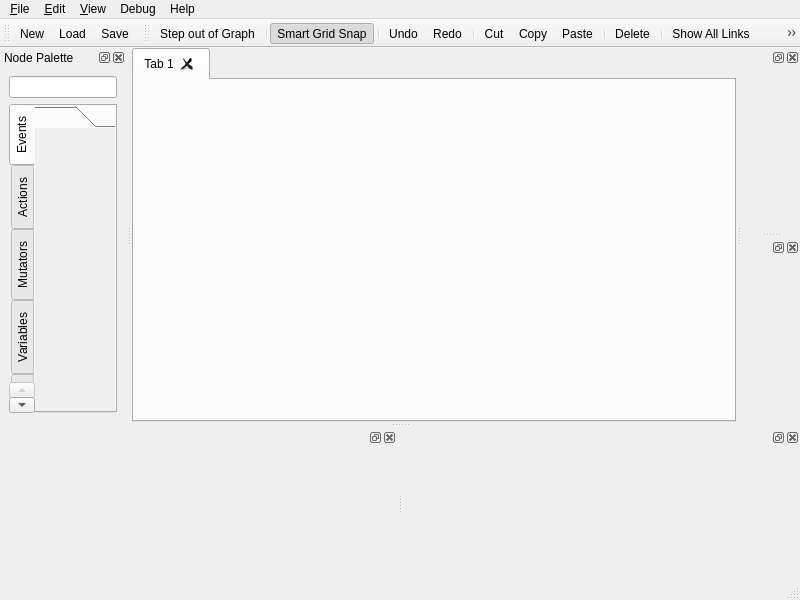
<?xml version="1.0" encoding="UTF-8"?>
<ui version="4.0">
 <class>DirectorEditor</class>
 <widget class="QMainWindow" name="DirectorEditor">
  <property name="geometry">
   <rect>
    <x>0</x>
    <y>0</y>
    <width>800</width>
    <height>600</height>
   </rect>
  </property>
  <property name="windowTitle">
   <string>No Director Graph Loaded</string>
  </property>
  <property name="animated">
   <bool>true</bool>
  </property>
  <property name="documentMode">
   <bool>false</bool>
  </property>
  <property name="dockNestingEnabled">
   <bool>false</bool>
  </property>
  <property name="dockOptions">
   <set>QMainWindow::AllowTabbedDocks|QMainWindow::AnimatedDocks|QMainWindow::VerticalTabs</set>
  </property>
  <widget class="QWidget" name="centralwidget">
   <layout class="QGridLayout" name="gridLayout_9">
    <property name="margin">
     <number>0</number>
    </property>
    <property name="spacing">
     <number>0</number>
    </property>
    <item row="0" column="0">
     <widget class="dtDirector::GraphTabs" name="graphTab">
      <property name="sizePolicy">
       <sizepolicy hsizetype="Expanding" vsizetype="Expanding">
        <horstretch>1</horstretch>
        <verstretch>0</verstretch>
       </sizepolicy>
      </property>
      <property name="tabsClosable">
       <bool>true</bool>
      </property>
      <property name="movable">
       <bool>true</bool>
      </property>
      <widget class="QWidget" name="tab">
       <attribute name="title">
        <string>Tab 1</string>
       </attribute>
      </widget>
     </widget>
    </item>
   </layout>
  </widget>
  <widget class="QMenuBar" name="menubar">
   <property name="geometry">
    <rect>
     <x>0</x>
     <y>0</y>
     <width>800</width>
     <height>21</height>
    </rect>
   </property>
   <widget class="QMenu" name="menuFile">
    <property name="title">
     <string>&amp;File</string>
    </property>
    <widget class="QMenu" name="menuRecent_Files">
     <property name="title">
      <string>Recent Files</string>
     </property>
     <addaction name="actionNone"/>
    </widget>
    <addaction name="action_New"/>
    <addaction name="action_Load"/>
    <addaction name="action_Save"/>
    <addaction name="action_Save_as"/>
    <addaction name="separator"/>
    <addaction name="menuRecent_Files"/>
    <addaction name="separator"/>
    <addaction name="action_Exit"/>
   </widget>
   <widget class="QMenu" name="menu_Edit">
    <property name="title">
     <string>&amp;Edit</string>
    </property>
    <addaction name="action_Step_Out_Of_Graph"/>
    <addaction name="separator"/>
    <addaction name="action_Smart_Grid_snap"/>
    <addaction name="separator"/>
    <addaction name="action_Undo"/>
    <addaction name="action_Redo"/>
    <addaction name="separator"/>
    <addaction name="action_Cut"/>
    <addaction name="action_Copy"/>
    <addaction name="action_Paste"/>
    <addaction name="actionPaste_with_Links"/>
    <addaction name="separator"/>
    <addaction name="action_Delete"/>
    <addaction name="separator"/>
    <addaction name="action_Manage_Plugins"/>
    <addaction name="action_Manage_Libraries"/>
    <addaction name="action_Manage_Imported_Scripts"/>
   </widget>
   <widget class="QMenu" name="menu_View">
    <property name="title">
     <string>&amp;View</string>
    </property>
    <addaction name="action_Node_Palette"/>
    <addaction name="action_Search_Browser"/>
    <addaction name="action_Property_Editor"/>
    <addaction name="action_Graph_Browser"/>
    <addaction name="action_Thread_Browser"/>
    <addaction name="separator"/>
    <addaction name="action_Show_Links"/>
    <addaction name="action_Hide_Links"/>
    <addaction name="separator"/>
    <addaction name="action_Refresh"/>
   </widget>
   <widget class="QMenu" name="menuHelp">
    <property name="title">
     <string>Help</string>
    </property>
    <addaction name="actionDirector_Help"/>
   </widget>
   <widget class="QMenu" name="menuDebug">
    <property name="enabled">
     <bool>true</bool>
    </property>
    <property name="title">
     <string>Debug</string>
    </property>
    <addaction name="actionPause"/>
    <addaction name="actionContinue"/>
    <addaction name="actionStep_Next"/>
    <addaction name="separator"/>
    <addaction name="actionToggle_Break_Point"/>
   </widget>
   <addaction name="menuFile"/>
   <addaction name="menu_Edit"/>
   <addaction name="menu_View"/>
   <addaction name="menuDebug"/>
   <addaction name="menuHelp"/>
  </widget>
  <widget class="QStatusBar" name="statusbar"/>
  <widget class="QToolBar" name="FileToolbar">
   <property name="windowTitle">
    <string>File Toolbar</string>
   </property>
   <attribute name="toolBarArea">
    <enum>TopToolBarArea</enum>
   </attribute>
   <attribute name="toolBarBreak">
    <bool>false</bool>
   </attribute>
   <addaction name="action_New"/>
   <addaction name="action_Load"/>
   <addaction name="action_Save"/>
  </widget>
  <widget class="QToolBar" name="EditToolbar">
   <property name="windowTitle">
    <string>Edit Toolbar</string>
   </property>
   <attribute name="toolBarArea">
    <enum>TopToolBarArea</enum>
   </attribute>
   <attribute name="toolBarBreak">
    <bool>false</bool>
   </attribute>
   <addaction name="action_Step_Out_Of_Graph"/>
   <addaction name="separator"/>
   <addaction name="action_Smart_Grid_snap"/>
   <addaction name="separator"/>
   <addaction name="action_Undo"/>
   <addaction name="action_Redo"/>
   <addaction name="separator"/>
   <addaction name="action_Cut"/>
   <addaction name="action_Copy"/>
   <addaction name="action_Paste"/>
   <addaction name="separator"/>
   <addaction name="action_Delete"/>
   <addaction name="separator"/>
   <addaction name="action_Show_Links"/>
   <addaction name="action_Hide_Links"/>
   <addaction name="separator"/>
   <addaction name="action_Refresh"/>
   <addaction name="separator"/>
   <addaction name="actionPause"/>
   <addaction name="actionContinue"/>
   <addaction name="actionStep_Next"/>
   <addaction name="actionToggle_Break_Point"/>
  </widget>
  <widget class="dtDirector::PropertyEditor" name="propertyEditor">
   <property name="minimumSize">
    <size>
     <width>80</width>
     <height>150</height>
    </size>
   </property>
   <property name="features">
    <set>QDockWidget::AllDockWidgetFeatures</set>
   </property>
   <property name="allowedAreas">
    <set>Qt::AllDockWidgetAreas</set>
   </property>
   <attribute name="dockWidgetArea">
    <number>8</number>
   </attribute>
  </widget>
  <widget class="dtDirector::GraphBrowser" name="graphBrowser">
   <property name="minimumSize">
    <size>
     <width>80</width>
     <height>150</height>
    </size>
   </property>
   <property name="features">
    <set>QDockWidget::AllDockWidgetFeatures</set>
   </property>
   <attribute name="dockWidgetArea">
    <number>8</number>
   </attribute>
  </widget>
  <widget class="dtDirector::SearchBrowser" name="searchBrowser">
   <attribute name="dockWidgetArea">
    <number>2</number>
   </attribute>
  </widget>
  <widget class="dtDirector::ThreadBrowser" name="threadBrowser">
   <attribute name="dockWidgetArea">
    <number>2</number>
   </attribute>
  </widget>
  <widget class="QDockWidget" name="nodePalette">
   <property name="features">
    <set>QDockWidget::AllDockWidgetFeatures</set>
   </property>
   <property name="windowTitle">
    <string>Node Palette</string>
   </property>
   <attribute name="dockWidgetArea">
    <number>1</number>
   </attribute>
   <widget class="QWidget" name="dockWidgetContents">
    <layout class="QGridLayout" name="gridLayout">
     <item row="0" column="0" colspan="2">
      <widget class="QLineEdit" name="nodeSearchEdit">
       <property name="enabled">
        <bool>true</bool>
       </property>
      </widget>
     </item>
     <item row="1" column="0" colspan="2">
      <widget class="QTabWidget" name="nodeTabs">
       <property name="sizePolicy">
        <sizepolicy hsizetype="Expanding" vsizetype="Expanding">
         <horstretch>0</horstretch>
         <verstretch>0</verstretch>
        </sizepolicy>
       </property>
       <property name="autoFillBackground">
        <bool>false</bool>
       </property>
       <property name="tabPosition">
        <enum>QTabWidget::West</enum>
       </property>
       <property name="currentIndex">
        <number>0</number>
       </property>
       <property name="movable">
        <bool>false</bool>
       </property>
       <widget class="QWidget" name="eventNodeTab">
        <attribute name="title">
         <string>Events</string>
        </attribute>
        <layout class="QGridLayout" name="gridLayout_2">
         <property name="margin">
          <number>0</number>
         </property>
         <item row="0" column="0">
          <widget class="dtDirector::NodeTabs" name="eventNodeTabWidget">
           <property name="autoFillBackground">
            <bool>false</bool>
           </property>
           <property name="tabSpacing">
            <number>0</number>
           </property>
           <widget class="QWidget" name="eventNodeTabWidgetPage1">
            <property name="geometry">
             <rect>
              <x>0</x>
              <y>0</y>
              <width>107</width>
              <height>278</height>
             </rect>
            </property>
            <attribute name="label">
             <string/>
            </attribute>
           </widget>
          </widget>
         </item>
        </layout>
       </widget>
       <widget class="QWidget" name="actionNodeTab">
        <attribute name="title">
         <string>Actions</string>
        </attribute>
        <layout class="QGridLayout" name="gridLayout_3">
         <property name="margin">
          <number>0</number>
         </property>
         <item row="0" column="0">
          <widget class="dtDirector::NodeTabs" name="actionNodeTabWidget">
           <property name="tabSpacing">
            <number>0</number>
           </property>
           <widget class="QWidget" name="actionNodeTabWidgetPage1">
            <property name="geometry">
             <rect>
              <x>0</x>
              <y>0</y>
              <width>98</width>
              <height>28</height>
             </rect>
            </property>
            <attribute name="label">
             <string/>
            </attribute>
           </widget>
          </widget>
         </item>
        </layout>
       </widget>
       <widget class="QWidget" name="mutatorNodeTab">
        <attribute name="title">
         <string>Mutators</string>
        </attribute>
        <layout class="QGridLayout" name="gridLayout_8">
         <property name="margin">
          <number>0</number>
         </property>
         <item row="0" column="0">
          <widget class="dtDirector::NodeTabs" name="mutatorNodeTabWidget">
           <property name="currentIndex">
            <number>0</number>
           </property>
           <property name="tabSpacing">
            <number>0</number>
           </property>
           <widget class="QWidget" name="mutatorNodeTabWidgetPage1">
            <property name="geometry">
             <rect>
              <x>0</x>
              <y>0</y>
              <width>98</width>
              <height>28</height>
             </rect>
            </property>
            <attribute name="label">
             <string/>
            </attribute>
           </widget>
          </widget>
         </item>
        </layout>
       </widget>
       <widget class="QWidget" name="variableNodeTab">
        <attribute name="title">
         <string>Variables</string>
        </attribute>
        <layout class="QGridLayout" name="gridLayout_4">
         <property name="margin">
          <number>0</number>
         </property>
         <item row="0" column="0">
          <widget class="dtDirector::NodeTabs" name="variableNodeTabWidget">
           <property name="tabSpacing">
            <number>0</number>
           </property>
           <widget class="QWidget" name="variableNodeTabWidgetPage1">
            <property name="geometry">
             <rect>
              <x>0</x>
              <y>0</y>
              <width>98</width>
              <height>28</height>
             </rect>
            </property>
            <attribute name="label">
             <string/>
            </attribute>
           </widget>
          </widget>
         </item>
        </layout>
       </widget>
       <widget class="QWidget" name="macroNodeTab">
        <attribute name="title">
         <string>Macros</string>
        </attribute>
        <layout class="QGridLayout" name="gridLayout_5">
         <property name="margin">
          <number>0</number>
         </property>
         <item row="0" column="0">
          <widget class="dtDirector::NodeTabs" name="macroNodeTabWidget">
           <property name="tabSpacing">
            <number>0</number>
           </property>
           <widget class="QWidget" name="macroNodeTabWidgetPage1">
            <property name="geometry">
             <rect>
              <x>0</x>
              <y>0</y>
              <width>98</width>
              <height>28</height>
             </rect>
            </property>
            <attribute name="label">
             <string/>
            </attribute>
           </widget>
          </widget>
         </item>
        </layout>
       </widget>
       <widget class="QWidget" name="linkNodeTab">
        <attribute name="title">
         <string>Links</string>
        </attribute>
        <layout class="QGridLayout" name="gridLayout_6">
         <property name="margin">
          <number>0</number>
         </property>
         <item row="0" column="0">
          <widget class="dtDirector::NodeTabs" name="linkNodeTabWidget">
           <property name="tabSpacing">
            <number>0</number>
           </property>
           <widget class="QWidget" name="linkNodeTabWidgetPage1">
            <property name="geometry">
             <rect>
              <x>0</x>
              <y>0</y>
              <width>98</width>
              <height>28</height>
             </rect>
            </property>
            <attribute name="label">
             <string/>
            </attribute>
           </widget>
          </widget>
         </item>
        </layout>
       </widget>
       <widget class="QWidget" name="miscNodeTab">
        <attribute name="title">
         <string>Misc</string>
        </attribute>
        <layout class="QGridLayout" name="gridLayout_7">
         <property name="margin">
          <number>0</number>
         </property>
         <item row="0" column="0">
          <widget class="dtDirector::NodeTabs" name="miscNodeTabWidget">
           <property name="tabSpacing">
            <number>0</number>
           </property>
           <widget class="QWidget" name="miscNodeTabWidgetPage1">
            <property name="geometry">
             <rect>
              <x>0</x>
              <y>0</y>
              <width>98</width>
              <height>28</height>
             </rect>
            </property>
            <attribute name="label">
             <string/>
            </attribute>
           </widget>
          </widget>
         </item>
        </layout>
       </widget>
       <widget class="QWidget" name="referenceNodeTabs">
        <attribute name="title">
         <string>References</string>
        </attribute>
        <layout class="QGridLayout" name="gridLayout_11">
         <property name="margin">
          <number>0</number>
         </property>
         <property name="spacing">
          <number>0</number>
         </property>
         <item row="0" column="0">
          <widget class="dtDirector::NodeTabs" name="referenceNodeTabWidget">
           <property name="currentIndex">
            <number>0</number>
           </property>
           <property name="tabSpacing">
            <number>0</number>
           </property>
           <widget class="QWidget" name="referenceNodeTabWidgetPage1">
            <property name="geometry">
             <rect>
              <x>0</x>
              <y>0</y>
              <width>98</width>
              <height>28</height>
             </rect>
            </property>
            <attribute name="label">
             <string/>
            </attribute>
           </widget>
          </widget>
         </item>
        </layout>
       </widget>
       <widget class="QWidget" name="searchNodeTab">
        <attribute name="title">
         <string>Search</string>
        </attribute>
        <layout class="QGridLayout" name="gridLayout_10">
         <property name="margin">
          <number>0</number>
         </property>
         <item row="0" column="0">
          <widget class="dtDirector::NodeTabs" name="searchNodeTabWidget">
           <property name="enabled">
            <bool>true</bool>
           </property>
           <property name="sizePolicy">
            <sizepolicy hsizetype="Expanding" vsizetype="Expanding">
             <horstretch>0</horstretch>
             <verstretch>0</verstretch>
            </sizepolicy>
           </property>
           <property name="tabSpacing">
            <number>0</number>
           </property>
           <widget class="QWidget" name="searchNodeTabWidgetPage1">
            <property name="geometry">
             <rect>
              <x>0</x>
              <y>0</y>
              <width>98</width>
              <height>28</height>
             </rect>
            </property>
            <attribute name="label">
             <string/>
            </attribute>
           </widget>
          </widget>
         </item>
        </layout>
       </widget>
      </widget>
     </item>
    </layout>
   </widget>
  </widget>
  <action name="action_New">
   <property name="icon">
    <iconset resource="../../src/dtDirectorQt/directorqt.qrc">
     <normaloff>:/icons/new.png</normaloff>:/icons/new.png</iconset>
   </property>
   <property name="text">
    <string>&amp;New</string>
   </property>
   <property name="toolTip">
    <string>Begins a new Director script (Ctrl+N).</string>
   </property>
   <property name="shortcut">
    <string>Ctrl+N</string>
   </property>
  </action>
  <action name="action_Load">
   <property name="icon">
    <iconset resource="../../src/dtDirectorQt/directorqt.qrc">
     <normaloff>:/icons/open.png</normaloff>:/icons/open.png</iconset>
   </property>
   <property name="text">
    <string>&amp;Load</string>
   </property>
   <property name="toolTip">
    <string>Loads a Director script from a file (Ctrl+L).</string>
   </property>
   <property name="shortcut">
    <string>Ctrl+L</string>
   </property>
  </action>
  <action name="action_Save">
   <property name="icon">
    <iconset resource="../../src/dtDirectorQt/directorqt.qrc">
     <normaloff>:/icons/save.png</normaloff>:/icons/save.png</iconset>
   </property>
   <property name="text">
    <string>&amp;Save</string>
   </property>
   <property name="toolTip">
    <string>Saves the current Director script (Ctrl+S).</string>
   </property>
   <property name="shortcut">
    <string>Ctrl+S</string>
   </property>
  </action>
  <action name="action_Save_as">
   <property name="icon">
    <iconset resource="../../src/dtDirectorQt/directorqt.qrc">
     <normaloff>:/icons/save.png</normaloff>:/icons/save.png</iconset>
   </property>
   <property name="text">
    <string>&amp;Save as...</string>
   </property>
   <property name="toolTip">
    <string>Saves the current Director script.</string>
   </property>
  </action>
  <action name="action_Step_Out_Of_Graph">
   <property name="icon">
    <iconset resource="../../src/dtDirectorQt/directorqt.qrc">
     <normaloff>:/icons/parent.png</normaloff>:/icons/parent.png</iconset>
   </property>
   <property name="text">
    <string>Step &amp;out of Graph</string>
   </property>
   <property name="toolTip">
    <string>Returns to the parent graph (Ctrl+Shift+U).</string>
   </property>
   <property name="shortcut">
    <string>Ctrl+Shift+U</string>
   </property>
  </action>
  <action name="action_Smart_Grid_snap">
   <property name="checkable">
    <bool>true</bool>
   </property>
   <property name="checked">
    <bool>true</bool>
   </property>
   <property name="icon">
    <iconset resource="../../src/dtDirectorQt/directorqt.qrc">
     <normaloff>:/icons/snapgrid.png</normaloff>:/icons/snapgrid.png</iconset>
   </property>
   <property name="text">
    <string>Smart &amp;Grid Snap</string>
   </property>
   <property name="toolTip">
    <string>Snaps nodes to a smart grid determined by the placement of other nodes (Ctrl+G).</string>
   </property>
   <property name="shortcut">
    <string>Ctrl+G</string>
   </property>
  </action>
  <action name="action_Undo">
   <property name="icon">
    <iconset resource="../../src/dtDirectorQt/directorqt.qrc">
     <normaloff>:/icons/undo.png</normaloff>:/icons/undo.png</iconset>
   </property>
   <property name="text">
    <string>&amp;Undo</string>
   </property>
   <property name="toolTip">
    <string>Reverts to your last action (Ctrl+Z).</string>
   </property>
   <property name="shortcut">
    <string>Ctrl+Z</string>
   </property>
  </action>
  <action name="action_Redo">
   <property name="icon">
    <iconset resource="../../src/dtDirectorQt/directorqt.qrc">
     <normaloff>:/icons/redo.png</normaloff>:/icons/redo.png</iconset>
   </property>
   <property name="text">
    <string>&amp;Redo</string>
   </property>
   <property name="toolTip">
    <string>Reverts your last undo action (Ctrl+Y).</string>
   </property>
   <property name="shortcut">
    <string>Ctrl+Y</string>
   </property>
  </action>
  <action name="action_Delete">
   <property name="icon">
    <iconset resource="../../src/dtDirectorQt/directorqt.qrc">
     <normaloff>:/icons/delete.png</normaloff>:/icons/delete.png</iconset>
   </property>
   <property name="text">
    <string>&amp;Delete</string>
   </property>
   <property name="toolTip">
    <string>Reverts your last undo action (Delete).</string>
   </property>
   <property name="shortcut">
    <string>Del</string>
   </property>
  </action>
  <action name="action_Cut">
   <property name="icon">
    <iconset resource="../../src/dtDirectorQt/directorqt.qrc">
     <normaloff>:/icons/cut.png</normaloff>:/icons/cut.png</iconset>
   </property>
   <property name="text">
    <string>&amp;Cut</string>
   </property>
   <property name="toolTip">
    <string>Cuts the currently selected nodes to the clipboard (Ctrl+X).</string>
   </property>
   <property name="shortcut">
    <string>Ctrl+X</string>
   </property>
  </action>
  <action name="action_Copy">
   <property name="icon">
    <iconset resource="../../src/dtDirectorQt/directorqt.qrc">
     <normaloff>:/icons/duplicate.png</normaloff>:/icons/duplicate.png</iconset>
   </property>
   <property name="text">
    <string>&amp;Copy</string>
   </property>
   <property name="toolTip">
    <string>Copies the currently selected nodes to the clipboard (Ctrl+C).</string>
   </property>
   <property name="shortcut">
    <string>Ctrl+C</string>
   </property>
  </action>
  <action name="action_Paste">
   <property name="icon">
    <iconset resource="../../src/dtDirectorQt/directorqt.qrc">
     <normaloff>:/icons/paste.png</normaloff>:/icons/paste.png</iconset>
   </property>
   <property name="text">
    <string>&amp;Paste</string>
   </property>
   <property name="toolTip">
    <string>Pastes the nodes saved in the clipboard to the current graph (Ctrl+V).</string>
   </property>
   <property name="shortcut">
    <string>Ctrl+V</string>
   </property>
  </action>
  <action name="action_Manage_Libraries">
   <property name="text">
    <string>&amp;Manage Libraries...</string>
   </property>
   <property name="toolTip">
    <string>Manages the Node Libraries for the script.</string>
   </property>
  </action>
  <action name="action_Property_Editor">
   <property name="checkable">
    <bool>true</bool>
   </property>
   <property name="checked">
    <bool>true</bool>
   </property>
   <property name="text">
    <string>&amp;Property Editor</string>
   </property>
   <property name="toolTip">
    <string>Shows the Property Editor (Ctrl+P).</string>
   </property>
   <property name="shortcut">
    <string>Ctrl+P</string>
   </property>
  </action>
  <action name="action_Graph_Browser">
   <property name="checkable">
    <bool>true</bool>
   </property>
   <property name="checked">
    <bool>true</bool>
   </property>
   <property name="text">
    <string>&amp;Macro Browser</string>
   </property>
   <property name="toolTip">
    <string>Shows the Graph Browser (Ctrl+B).</string>
   </property>
   <property name="shortcut">
    <string>Ctrl+B</string>
   </property>
  </action>
  <action name="action_Show_Links">
   <property name="icon">
    <iconset resource="../../src/dtDirectorQt/directorqt.qrc">
     <normaloff>:/icons/showlinks.png</normaloff>:/icons/showlinks.png</iconset>
   </property>
   <property name="text">
    <string>&amp;Show All Links</string>
   </property>
   <property name="toolTip">
    <string>Shows all hidden links on selected nodes (Ctrl+U).</string>
   </property>
   <property name="shortcut">
    <string>Ctrl+U</string>
   </property>
  </action>
  <action name="action_Hide_Links">
   <property name="icon">
    <iconset resource="../../src/dtDirectorQt/directorqt.qrc">
     <normaloff>:/icons/hidelinks.png</normaloff>:/icons/hidelinks.png</iconset>
   </property>
   <property name="text">
    <string>&amp;Hide All Links</string>
   </property>
   <property name="toolTip">
    <string>Hides all unused links on selected nodes (Ctrl+H).</string>
   </property>
   <property name="shortcut">
    <string>Ctrl+H</string>
   </property>
  </action>
  <action name="action_Refresh">
   <property name="icon">
    <iconset resource="../../src/dtDirectorQt/directorqt.qrc">
     <normaloff>:/icons/refresh.png</normaloff>:/icons/refresh.png</iconset>
   </property>
   <property name="text">
    <string>&amp;Refresh</string>
   </property>
   <property name="toolTip">
    <string>Refresh the current view (F5).</string>
   </property>
   <property name="shortcut">
    <string>F5</string>
   </property>
  </action>
  <action name="action_Exit">
   <property name="text">
    <string>Exit</string>
   </property>
   <property name="toolTip">
    <string>Exit the editor</string>
   </property>
   <property name="shortcut">
    <string>Ctrl+Q</string>
   </property>
  </action>
  <action name="actionDirector_Help">
   <property name="text">
    <string>Director Help...</string>
   </property>
  </action>
  <action name="action_Search_Browser">
   <property name="checkable">
    <bool>true</bool>
   </property>
   <property name="enabled">
    <bool>true</bool>
   </property>
   <property name="text">
    <string>&amp;Search Browser</string>
   </property>
   <property name="toolTip">
    <string>Shows the Search Browser (Ctrl+F).</string>
   </property>
   <property name="shortcut">
    <string>Ctrl+F</string>
   </property>
   <property name="shortcutContext">
    <enum>Qt::WidgetShortcut</enum>
   </property>
  </action>
  <action name="actionPause">
   <property name="enabled">
    <bool>true</bool>
   </property>
   <property name="icon">
    <iconset resource="../../src/dtDirectorQt/directorqt.qrc">
     <normaloff>:/icons/debug_pause.png</normaloff>:/icons/debug_pause.png</iconset>
   </property>
   <property name="text">
    <string>Pause</string>
   </property>
  </action>
  <action name="actionContinue">
   <property name="enabled">
    <bool>true</bool>
   </property>
   <property name="icon">
    <iconset resource="../../src/dtDirectorQt/directorqt.qrc">
     <normaloff>:/icons/debug_continue.png</normaloff>:/icons/debug_continue.png</iconset>
   </property>
   <property name="text">
    <string>Continue</string>
   </property>
   <property name="shortcut">
    <string>F5</string>
   </property>
  </action>
  <action name="actionStep_Next">
   <property name="enabled">
    <bool>true</bool>
   </property>
   <property name="icon">
    <iconset resource="../../src/dtDirectorQt/directorqt.qrc">
     <normaloff>:/icons/debug_step.png</normaloff>:/icons/debug_step.png</iconset>
   </property>
   <property name="text">
    <string>Step Next</string>
   </property>
   <property name="shortcut">
    <string>F10</string>
   </property>
  </action>
  <action name="actionPaste_with_Links">
   <property name="icon">
    <iconset resource="../../src/dtDirectorQt/directorqt.qrc">
     <normaloff>:/icons/paste.png</normaloff>:/icons/paste.png</iconset>
   </property>
   <property name="text">
    <string>Paste with Links</string>
   </property>
   <property name="shortcut">
    <string>Ctrl+Shift+V</string>
   </property>
  </action>
  <action name="action_Thread_Browser">
   <property name="checkable">
    <bool>true</bool>
   </property>
   <property name="enabled">
    <bool>false</bool>
   </property>
   <property name="text">
    <string>&amp;Thread Browser</string>
   </property>
   <property name="toolTip">
    <string>Shows the Thread Browser (Ctrl+T).</string>
   </property>
   <property name="shortcut">
    <string>Ctrl+T</string>
   </property>
  </action>
  <action name="action_Node_Palette">
   <property name="checkable">
    <bool>true</bool>
   </property>
   <property name="checked">
    <bool>true</bool>
   </property>
   <property name="text">
    <string>Node Palette</string>
   </property>
  </action>
  <action name="actionToggle_Break_Point">
   <property name="checkable">
    <bool>true</bool>
   </property>
   <property name="icon">
    <iconset resource="../../src/dtDirectorQt/directorqt.qrc">
     <normaloff>:/icons/debug_break.png</normaloff>:/icons/debug_break.png</iconset>
   </property>
   <property name="text">
    <string>Toggle Break Point</string>
   </property>
   <property name="shortcut">
    <string>F9</string>
   </property>
  </action>
  <action name="action_Manage_Plugins">
   <property name="text">
    <string>Manage Plugins...</string>
   </property>
   <property name="toolTip">
    <string>Manage the Plugins for the script.</string>
   </property>
  </action>
  <action name="actionNone">
   <property name="text">
    <string>&lt;None&gt;</string>
   </property>
  </action>
  <action name="action_Manage_Imported_Scripts">
   <property name="enabled">
    <bool>true</bool>
   </property>
   <property name="text">
    <string>Manage Imported Scripts...</string>
   </property>
  </action>
 </widget>
 <customwidgets>
  <customwidget>
   <class>dtDirector::PropertyEditor</class>
   <extends>QDockWidget</extends>
   <header location="global">dtDirectorQt/propertyeditor.h</header>
   <container>1</container>
  </customwidget>
  <customwidget>
   <class>dtDirector::GraphBrowser</class>
   <extends>QDockWidget</extends>
   <header location="global">dtDirectorQt/graphbrowser.h</header>
   <container>1</container>
  </customwidget>
  <customwidget>
   <class>dtDirector::GraphTabs</class>
   <extends>QTabWidget</extends>
   <header location="global">dtDirectorQt/graphtabs.h</header>
   <container>1</container>
  </customwidget>
  <customwidget>
   <class>dtDirector::NodeTabs</class>
   <extends>QToolBox</extends>
   <header location="global">dtDirectorQt/nodetabs.h</header>
   <container>1</container>
  </customwidget>
  <customwidget>
   <class>dtDirector::SearchBrowser</class>
   <extends>QDockWidget</extends>
   <header location="global">dtDirectorQt/searchbrowser.h</header>
   <container>1</container>
  </customwidget>
  <customwidget>
   <class>dtDirector::ThreadBrowser</class>
   <extends>QDockWidget</extends>
   <header location="global">dtDirectorQt/threadbrowser.h</header>
   <container>1</container>
  </customwidget>
 </customwidgets>
 <resources>
  <include location="../../src/dtDirectorQt/directorqt.qrc"/>
 </resources>
 <connections/>
</ui>
